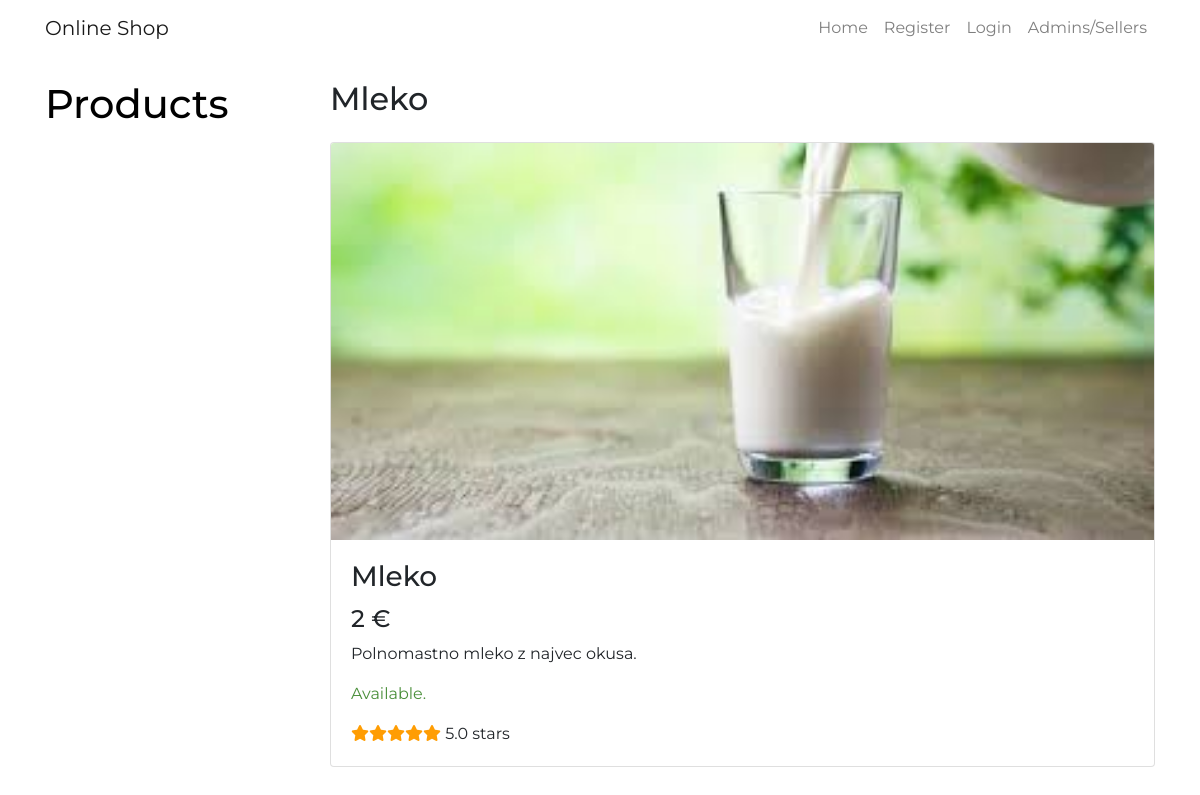
/products/1, run on the app's committed database.
### tables this page shows
CREATE TABLE `product` (
  `id` int(11) NOT NULL AUTO_INCREMENT,
  `title` varchar(255) NOT NULL,
  `description` text NOT NULL,
  `price` float NOT NULL,
  `activated` boolean NOT NULL,
  PRIMARY KEY (`id`)
);

CREATE TABLE images (
	id int (30) NOT NULL AUTO_INCREMENT,
	img varchar(255) NOT NULL,
   id_product int(11) NOT NULL,
    PRIMARY KEY (id)
);

CREATE TABLE `rate` (
  `id_product` int(11) NOT NULL,
  `num_ratings` int(11) NOT NULL,
  `rating` float NOT NULL,
  PRIMARY KEY (`id_product`),
  CONSTRAINT `FK_rate_product` FOREIGN KEY(`id_product`) REFERENCES `product`(`id`)
      ON DELETE CASCADE
      ON UPDATE NO ACTION
);

### ViewHelper.php (called while the page is built, shortened)
<?php
class ViewHelper {
    public static function render($file, $variables = array()) {
        extract($variables);
        include($file);
        return ob_get_clean();
    }
}

### app_server/model/DB.php (called while the page is built, shortened)
<?php
class DBInit {
    private static $host = "localhost";
    private static $user = "root";
    private static $password = "ep";
    private static $schema = "productstore";
    private static $instance = null;
    public static function getInstance() {
        if (!self::$instance) {
            $config = "mysql:host=" . self::$host
                    . ";dbname=" . self::$schema;
            $options = array(
                PDO::ATTR_ERRMODE => PDO::ERRMODE_EXCEPTION,
                PDO::ATTR_DEFAULT_FETCH_MODE => PDO::FETCH_ASSOC,
                PDO::ATTR_PERSISTENT => true,
                PDO::MYSQL_ATTR_INIT_COMMAND => 'SET NAMES utf8'
            );
            self::$instance = new PDO($config, self::$user, self::$password, $options);
        }
        return self::$instance;
    }
}

### app_server/model/AbstractDB.php (called while the page is built, shortened)
<?php
require_once 'app_server/model/DB.php';
abstract class AbstractDB {
    protected static $dbh = null;
    public static function getConnection() {
        if (is_null(self::$dbh)) {
            self::$dbh = DBInit::getInstance();
        }
        return self::$dbh;
    }
    public static function query($sql, array $params = []) {
        $stmt = self::getConnection()->prepare($sql);
        $params_filtered = self::filterParams($sql, $params);
        $stmt->execute($params_filtered);
        return $stmt->fetchAll();
    }
    protected static function filterParams($sql, array $params) {
        $params_altered = self::alterKeys($params);
        $sql_split = preg_split("/[\(\) ,]/", $sql);
        $sql_params = array_values(preg_grep('/^:/', $sql_split));
        $result = array();
        foreach ($sql_params as $key => $value) {
            if (isset($params_altered[$value])) {
                $result[$value] = $params_altered[$value];
            }
        }
        return $result;
    }
    protected static function alterKeys(array $params) {
        $result = array();
        foreach ($params as $key => $value) {
            $result[':' . $key] = $value;
        }
        return $result;
    }
}

### app_server/model/ProductDB.php (called while the page is built, shortened)
<?php
require_once 'app_server/model/AbstractDB.php';
class ProductDB extends AbstractDB {
    public static function get(array $id) {
        $products = parent::query("SELECT id, title, description, price, activated"
                        . " FROM product"
                        . " WHERE id = :id", $id);
        if (count($products) == 1) {
            return $products[0];
        } else {
            throw new InvalidArgumentException("No such product");
        }
    }
}

### app_server/model/ProductRateDB.php (called while the page is built, shortened)
<?php
require_once('app_server/model/AbstractDB.php');
class ProductRateDB extends AbstractDB {
   public static function get(array $id_product) {
      $all_ratings = parent::query("SELECT id_product, num_ratings, rating"
                       . " FROM rate"
                       . " WHERE id_product = :id_product", $id_product);
      return $all_ratings;
   }
}

### app_server/controllers/ProductRateController.php (called while the page is built, shortened)
<?php
    require_once("app_server/model/ProductRateDB.php");
    require_once("ViewHelper.php");
    class ProductRateController {
        public static function getProductRateById($id) {
            return ProductRateDB::get(["id_product" => $id]);
        }
    }
?>

### app_server/views/product-detail.php (the view, shortened to what this page needs)
<!DOCTYPE html>
<html>
    <head>
        <link rel="stylesheet" href="https://stackpath.bootstrapcdn.com/bootstrap/4.4.1/css/bootstrap.min.css">
        <link rel ="stylesheet" type="text/css" href="<?= CSS_URL . "bootstrap4-retro.min.css" ?>">
        <link rel ="stylesheet" type="text/css" href="<?= CSS_URL . "shop-homepage.css" ?>">
    <head>
    <body>
        <nav class="navbar navbar-expand-sm navbar-light fixed-top" style="background-color: #ffffff;">
          <div class="container">
            <a class="navbar-brand" href="<?= BASE_URL . "products" ?>">Online Shop</a>
            <div class="collapse navbar-collapse" id="navbarResponsive">
             <ul class="navbar-nav ml-auto">
                <li class="nav-item">
                  <a class="nav-link" href="<?= BASE_URL . "products" ?>">Home
                  </a>
                </li>
                <?php if(!isset($_SESSION["loggedin"])) { ?>
                    <li class="nav-item">
                      <a class="nav-link" href="<?= BASE_URL . "registration" ?>">Register</a>
                    </li>
                    <li class="nav-item">
                      <a class="nav-link" href="<?= BASE_URL . "login" ?>">Login</a>
                    </li>
                    <li class="nav-item">
                      <a class="nav-link" href="<?= BASE_URL . "certificate" ?>">Admins/Sellers</a>
                    </li>
                <?php } ?>
             </ul>
            </div>
          </div>
        </nav>
        <div class="container">
          <div class="row">
            <div class="col-lg-3">
               <a href="<?= BASE_URL . "products/" ?>" style="color: black;">
                 <h1 class="my-4">Products</h1>
              </a>
            </div>
            <div class="col-lg-9">
               <div class="wrapper">
                   <br>
                   <h2><?= $title ?></h2>
                   <?php
                     $con = mysqli_connect(DB_SERVER,DB_USERNAME,DB_PASSWORD,DB_NAME) or die('Unable to Connect');
                     $sql =mysqli_query($con, "SELECT * FROM images where id_product = $id;");
                     $first_img  = "";
                     while($row=mysqli_fetch_array($sql)) {
                        if (empty($first_img)) {
                           $first_img = $row['img'];
                        }
                     $img = $row['img'];
                     }
                     ?>
                   <div class="card mt-4">
                     <?php if (!empty($first_img)) { ?>
                        <img class="card-img-top img-fluid" src="<?="../" . $img ?>" alt="">
                     <?php } else { ?>
                        <img class="card-img-top img-fluid" src="http://placehold.it/900x400" alt="">
                     <?php } ?>
                     <div class="card-body">
                       <h3 class="card-title"><?= $title ?></h3>
                       <h4><?= $price ?> €</h4>
                       <p class="card-text"><?= $description ?></p>
                       <p class="card-text <?= $activated ? "text-success" : "text-danger" ?>"><?= $activated ? "Available." : "Not available at the moment." ?></p>
                       <?php  $product_rate_data = ProductRateController::getProductRateById($id); ?>
                       <?php if ($product_rate_data['0']['rating'] != 0)  { ?>
                          <span class="text-warning">
                             <?php
                              	$starNumber = (isset($product_rate_data['0']['rating'])) ? $product_rate_data['0']['rating'] : 0;
                              	for( $x = 0; $x < 5; $x++ )
                                  {
                                      if( floor($starNumber)-$x >= 1 )
                                      { echo '<i class="fa fa-star"></i>'; }
                                      elseif( $starNumber-$x > 0 )
                                      { echo '<i class="fa fa-star-half-alt"></i>'; }
                                      else
                                      { echo '<i class="fa fa-star-o"></i>'; }
                                  }
                              ?>
                          </span>
                       <?= number_format($product_rate_data['0']['rating'], 1) ?> stars
                    <?php } ?>
                     </div>
                   </div>
                   <br>
               </div>
            </div>
          </div>
        </div>
        <br>
    </body>
</html>

### index.php (shortened to what this page needs)
<?php
    require_once("app_server/controllers/ProductRateController.php");
    $path = isset($_SERVER["PATH_INFO"]) ? trim($_SERVER["PATH_INFO"], "/") : "";
    $urls = [
        "/^images$/" => function ($method) {
            ImagesController::index();
        },
        "/^products$/" => function ($method) {
            ProductsController::index();
        },
        "/^products\/(\d+)$/" => function ($method, $id) {
            ProductsController::get($id);
        },
        "/^products\/add$/" => function ($method) {
            if ($method == "POST") {
                ProductsController::add();
            } else {
                ProductsController::addForm();
            }
        },
        "/^products\/edit\/(\d+)$/" => function ($method, $id) {
            if ($method == "POST") {
                ProductsController::edit($id);
            } else {
                ProductsController::editForm($id);
            }
        },
        "/^products\/delete\/(\d+)$/" => function ($method, $id) {
            if ($method == "POST") {
                ProductsController::delete($id);
            }
        },
        "/^$/" => function () {
            ViewHelper::redirect(BASE_URL . "products");
        },
        "/^logout$/" => function ($method) {
            LogoutController::logout();
        },
        "/^login$/" => function ($method) {
            LoginController::index();
        },
        "/^registration$/" => function ($method) {
            RegistrationController::indexReg();
        },
        "/^certificate$/" => function ($method) {
            LoginController::certificateAuth();
        },
        "/^profile\/(\d+)$/" => function ($method, $id) {
            if ($method == "POST") {
                UsersController::editProfile($id);
            } else {
                UsersController::editProfileForm($id);
            }
        },
        "/^users$/" => function ($method) {
            UsersController::index();
        },
        "/^users\/(\d+)$/" => function ($method, $id) {
            UsersController::get($id);
        },
        "/^users\/add$/" => function ($method) {
            if ($method == "POST") {
                UsersController::add();
            } else {
                UsersController::addForm();
            }
        },
        "/^users\/edit\/(\d+)$/" => function ($method, $id) {
            if ($method == "POST") {
                UsersController::edit($id);
            } else {
                UsersController::editForm($id);
            }
        },
        "/^users\/delete\/(\d+)$/" => function ($method, $id) {
            if ($method == "POST") {
                UsersController::delete($id);
            }
        },
        "/^orders\/edit\/(\d+)$/" => function ($method, $id) {
            if ($method == "POST") {
                OrdersController::edit($id);
            }
        },
        "/^orders\/delete\/(\d+)$/" => function ($method, $id) {
            OrdersController::delete($id);
        },
        "/^orders\/submit$/" => function ($method) {
            OrdersController::orderSubmit();
        },
        "/^orders\/confirmation$/" => function ($method) {
            OrdersController::orderConfirmation();
        },
        "/^orders$/" => function ($method) {
            OrdersController::index();
        },
        "/^orders\/(\d+)$/" => function ($method, $id) {
            OrdersController::get($id);
        },
        "/^api\/products\/(\d+)$/" => function ($method, $id) {
            switch ($method) {
                case "DELETE":
                    ProductsControllerREST::delete($id);
                    break;
                case "PUT":
                    ProductsControllerREST::edit($id);
                    break;
                default:
                    ProductsControllerREST::get($id);
                    break;
            }
        },
        "/^api\/products$/" => function ($method) {
            switch ($method) {
                case "POST":
                    ProductsControllerREST::add();
                    break;
                default:
                    ProductsControllerREST::index();
                    break;
            }
        },
        "/^api\/users\/(\d+)$/" => function ($method, $id) {
            switch ($method) {
               case "PUT":
                   UsersControllerREST::edit($id);
                   break;
               case "DELETE":
                   UsersControllerREST::delete($id);
                   break;
               default:
                   UsersControllerREST::getUserDetails($id);
                   break;
            }
        },
        "/^api\/users$/" => function ($method) {
            switch ($method) {
               case "POST":
                   UsersControllerREST::add();
                   break;
               default:
                   UsersControllerREST::index();
                   break;
            }
        },
        "/^api\/login$/" => function ($method) {
            switch ($method) {
                case "POST":
                    AndroidREST::login();
                    break;
                default:
                    AndroidREST::login();
                    break;
            }
        },
    ];
    foreach ($urls as $pattern => $controller) {
        if (preg_match($pattern, $path, $params)) {
            try {
                $params[0] = $_SERVER["REQUEST_METHOD"];
                $controller(...$params);
            } catch (InvalidArgumentException $e) {
                ViewHelper::error404();
            } catch (Exception $e) {
                ViewHelper::displayError($e, true);
            }
            exit();
        }
    }
?>

### static/css/shop-homepage.css (style rules this page uses)
body { padding-top: 56px; }

### data on the page
product: title "Mleko", price "2", description "Polnomastno mleko z najvec okusa."
images: img (picture)
rate: rating "5.0"
